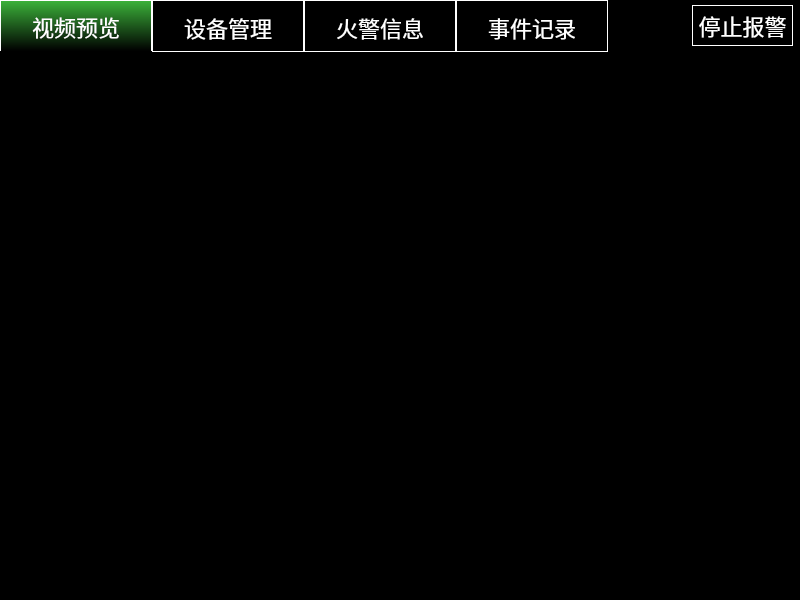
<?xml version="1.0" encoding="UTF-8"?>
<ui version="4.0">
 <class>MainWindow</class>
 <widget class="QMainWindow" name="MainWindow">
  <property name="enabled">
   <bool>true</bool>
  </property>
  <property name="geometry">
   <rect>
    <x>0</x>
    <y>0</y>
    <width>800</width>
    <height>600</height>
   </rect>
  </property>
  <property name="windowTitle">
   <string>MainWindow</string>
  </property>
  <property name="styleSheet">
   <string notr="true">background-color: black;</string>
  </property>
  <widget class="QWidget" name="centralwidget">
   <property name="styleSheet">
    <string notr="true">background-color: black;
color: white;</string>
   </property>
   <widget class="QTabWidget" name="tabWidget">
    <property name="geometry">
     <rect>
      <x>0</x>
      <y>0</y>
      <width>801</width>
      <height>581</height>
     </rect>
    </property>
    <property name="styleSheet">
     <string notr="true">QTabBar::tab  {
    background: black;
	color: white;
	height: 50px;
	border: 1px solid white;
	width: 150px;
	font-size: 22px;
	font-family: Noto Sans CJK SC;
}

QTabBar{
	width: 100%;
	border-bottom: solid 1px white;
}

QTabBar::tab::selected  {
    background: qlineargradient(spread:pad, x1:0, y1:0, x2:0, y2:1, stop:1 #000, stop:0  #3cb43a);
	color: white;
	border-bottom: black;
}

QTabWidget::pane{
 border: 1px solid black;
}</string>
    </property>
    <property name="currentIndex">
     <number>0</number>
    </property>
    <widget class="QWidget" name="tab_video">
     <attribute name="title">
      <string>视频预览</string>
     </attribute>
    </widget>
    <widget class="QWidget" name="tab_sensor">
     <attribute name="title">
      <string>设备管理</string>
     </attribute>
    </widget>
    <widget class="QWidget" name="tab_info">
     <attribute name="title">
      <string>火警信息</string>
     </attribute>
    </widget>
    <widget class="QWidget" name="tab_setting">
     <attribute name="title">
      <string>事件记录</string>
     </attribute>
    </widget>
   </widget>
   <widget class="QPushButton" name="pushButton">
    <property name="geometry">
     <rect>
      <x>692</x>
      <y>5</y>
      <width>101</width>
      <height>41</height>
     </rect>
    </property>
    <property name="styleSheet">
     <string notr="true">QPushButton{
	color: white;
	background-color: black;
	border: 1px solid white;
	font-size: 22px;
	font-family: Noto Sans CJK SC;
}</string>
    </property>
    <property name="text">
     <string>停止报警</string>
    </property>
   </widget>
  </widget>
 </widget>
 <resources/>
 <connections/>
</ui>
